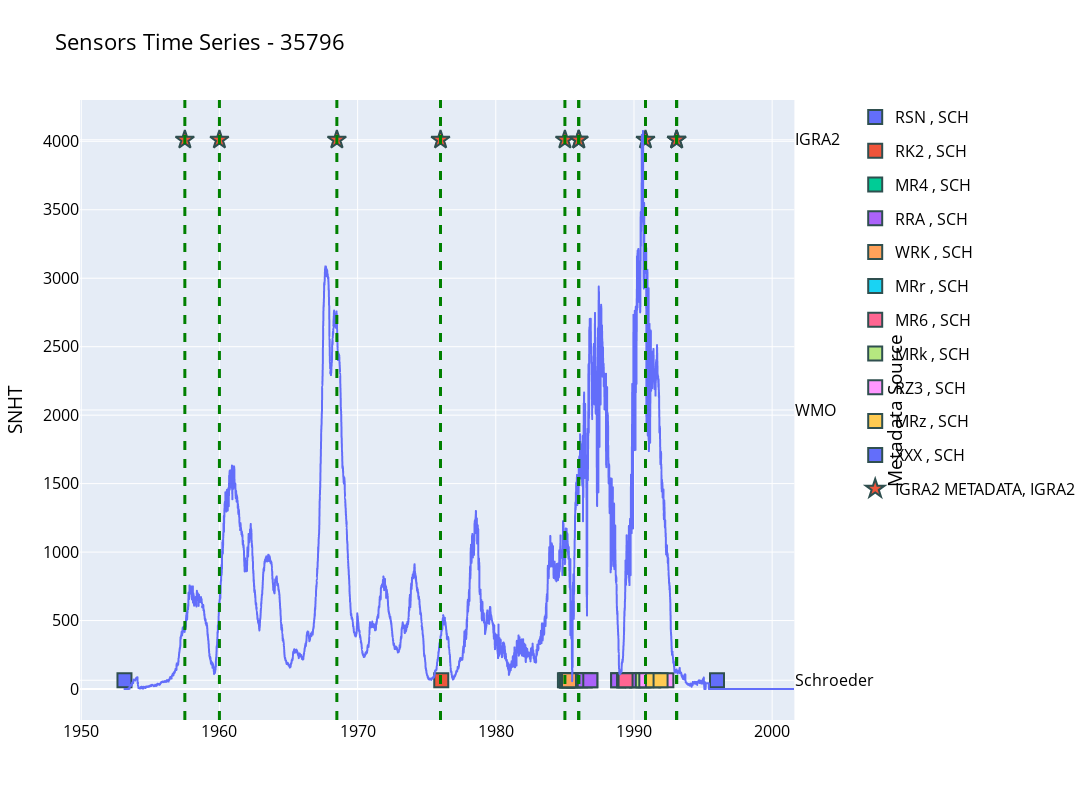

The notebook cell saved with this chart:
### Code cell
s.show()

### Figure 1 — Plotly figure (JSON) as saved in the notebook; plotly's stock layout.template omitted (floating-point values rounded to 4 significant figures; data arrays with more than 128 entries replaced by an {"elided": "..."} marker saying what was removed)
{"data": [{"hovertemplate": "time=%{x}<br>snht=%{y}<extra></extra>", "legendgroup": "", "line": {"dash": "solid"}, "mode": "lines", "name": "", "showlegend": false, "type": "scattergl", "x": {"elided": "14529 str values"}, "xaxis": "x", "y": {"elided": "14529 float values"}, "yaxis": "y"}, {"customdata": [["  RSN USSR RZ-049 radiosonde, nontrackable transmitter {<= 1951}^ (I=S2) also known as RS-049, R-049, or Molchanov RS-049 (written P3-049 in Cyrillic),"]], "hovertemplate": "<b>%{hovertext}</b><br><br>sensor_id=RSN <br>source=SCH<br>date_time=%{x}<br>value=%{y}<br>comment=%{customdata[0]}<extra></extra>", "hovertext": ["RSN "], "legendgroup": "RSN , SCH", "line": {"color": "#636efa"}, "marker": {"color": "#636efa", "line": {"color": "DarkSlateGrey", "width": 2}, "size": 14, "symbol": "square"}, "mode": "markers", "name": "RSN , SCH", "orientation": "v", "showlegend": true, "type": "scatter", "x": ["1953-02-16T03:00:00"], "xaxis": "x", "y": [1], "yaxis": "y2"}, {"customdata": [["  RK2 USSR RKZ-2 radiosonde {1967}^ (W2=20, T=304) <F=V1780PB,P=B,T=TR,U=G>"], ["  RK2 USSR RKZ-2 radiosonde {1967}^ (W2=20, T=304) <F=V1780PB,P=B,T=TR,U=G>"], ["  RK2 USSR RKZ-2 radiosonde {1967}^ (W2=20, T=304) <F=V1780PB,P=B,T=TR,U=G>"], ["  RK2 USSR RKZ-2 radiosonde {1967}^ (W2=20, T=304) <F=V1780PB,P=B,T=TR,U=G>"], ["  RK2 USSR RKZ-2 radiosonde {1967}^ (W2=20, T=304) <F=V1780PB,P=B,T=TR,U=G>"], ["  RK2 USSR RKZ-2 radiosonde {1967}^ (W2=20, T=304) <F=V1780PB,P=B,T=TR,U=G>"], ["  RK2 USSR RKZ-2 radiosonde {1967}^ (W2=20, T=304) <F=V1780PB,P=B,T=TR,U=G>"], ["  RK2 USSR RKZ-2 radiosonde {1967}^ (W2=20, T=304) <F=V1780PB,P=B,T=TR,U=G>"], ["  RK2 USSR RKZ-2 radiosonde {1967}^ (W2=20, T=304) <F=V1780PB,P=B,T=TR,U=G>"], ["  RK2 USSR RKZ-2 radiosonde {1967}^ (W2=20, T=304) <F=V1780PB,P=B,T=TR,U=G>"], ["  RK2 USSR RKZ-2 radiosonde {1967}^ (W2=20, T=304) <F=V1780PB,P=B,T=TR,U=G>"], ["  RK2 USSR RKZ-2 radiosonde {1967}^ (W2=20, T=304) <F=V1780PB,P=B,T=TR,U=G>"], ["  RK2 USSR RKZ-2 radiosonde {1967}^ (W2=20, T=304) <F=V1780PB,P=B,T=TR,U=G>"]], "hovertemplate": "<b>%{hovertext}</b><br><br>sensor_id=RK2 <br>source=SCH<br>date_time=%{x}<br>value=%{y}<br>comment=%{customdata[0]}<extra></extra>", "hovertext": ["RK2 ", "RK2 ", "RK2 ", "RK2 ", "RK2 ", "RK2 ", "RK2 ", "RK2 ", "RK2 ", "RK2 ", "RK2 ", "RK2 ", "RK2 "], "legendgroup": "RK2 , SCH", "line": {"color": "#EF553B"}, "marker": {"color": "#EF553B", "line": {"color": "DarkSlateGrey", "width": 2}, "size": 14, "symbol": "square"}, "mode": "markers", "name": "RK2 , SCH", "orientation": "v", "showlegend": true, "type": "scatter", "x": ["1976-01-20T12:00:00", "1985-02-06T18:00:00", "1985-03-03T12:00:00", "1985-03-15T12:00:00", "1985-05-17T12:00:00", "1985-09-02T12:00:00", "1986-02-06T06:00:00", "1986-06-09T06:00:00", "1986-11-04T00:00:00", "1988-11-08T12:00:00", "1989-12-06T12:00:00", "1990-03-22T12:00:00", "1990-09-24T00:00:00"], "xaxis": "x", "y": [1, 1, 1, 1, 1, 1, 1, 1, 1, 1, 1, 1, 1], "yaxis": "y2"}, {"customdata": [["  MR4 Mixed Russia RKZ-2 (RK2, DP to or near top) and MARS-2-1 (RRA, DP to T around -40), both using Meteor or Meteorit-1 radar^"], ["  MR4 Mixed Russia RKZ-2 (RK2, DP to or near top) and MARS-2-1 (RRA, DP to T around -40), both using Meteor or Meteorit-1 radar^"], ["  MR4 Mixed Russia RKZ-2 (RK2, DP to or near top) and MARS-2-1 (RRA, DP to T around -40), both using Meteor or Meteorit-1 radar^"]], "hovertemplate": "<b>%{hovertext}</b><br><br>sensor_id=MR4 <br>source=SCH<br>date_time=%{x}<br>value=%{y}<br>comment=%{customdata[0]}<extra></extra>", "hovertext": ["MR4 ", "MR4 ", "MR4 "], "legendgroup": "MR4 , SCH", "line": {"color": "#00cc96"}, "marker": {"color": "#00cc96", "line": {"color": "DarkSlateGrey", "width": 2}, "size": 14, "symbol": "square"}, "mode": "markers", "name": "MR4 , SCH", "orientation": "v", "showlegend": true, "type": "scatter", "x": ["1985-01-01T06:00:00", "1985-02-20T18:00:00", "1985-09-23T06:00:00"], "xaxis": "x", "y": [1, 1, 1], "yaxis": "y2"}, {"customdata": [["  RRA USSR MARS-2-1 radiosonde {1983} 31313=72803^ (W3=28, T=224, 31313=72803) used with Meteor and Meteorit-1 radar <F=T1780PL,P=0,T=TR,U=G,W=Ta>"], ["  RRA USSR MARS-2-1 radiosonde {1983} 31313=72803^ (W3=28, T=224, 31313=72803) used with Meteor and Meteorit-1 radar <F=T1780PL,P=0,T=TR,U=G,W=Ta>"], ["  RRA USSR MARS-2-1 radiosonde {1983} 31313=72803^ (W3=28, T=224, 31313=72803) used with Meteor and Meteorit-1 radar <F=T1780PL,P=0,T=TR,U=G,W=Ta>"], ["  RRA USSR MARS-2-1 radiosonde {1983} 31313=72803^ (W3=28, T=224, 31313=72803) used with Meteor and Meteorit-1 radar <F=T1780PL,P=0,T=TR,U=G,W=Ta>"], ["  RRA USSR MARS-2-1 radiosonde {1983} 31313=72803^ (W3=28, T=224, 31313=72803) used with Meteor and Meteorit-1 radar <F=T1780PL,P=0,T=TR,U=G,W=Ta>"], ["  RRA USSR MARS-2-1 radiosonde {1983} 31313=72803^ (W3=28, T=224, 31313=72803) used with Meteor and Meteorit-1 radar <F=T1780PL,P=0,T=TR,U=G,W=Ta>"], ["  RRA USSR MARS-2-1 radiosonde {1983} 31313=72803^ (W3=28, T=224, 31313=72803) used with Meteor and Meteorit-1 radar <F=T1780PL,P=0,T=TR,U=G,W=Ta>"], ["  RRA USSR MARS-2-1 radiosonde {1983} 31313=72803^ (W3=28, T=224, 31313=72803) used with Meteor and Meteorit-1 radar <F=T1780PL,P=0,T=TR,U=G,W=Ta>"]], "hovertemplate": "<b>%{hovertext}</b><br><br>sensor_id=RRA <br>source=SCH<br>date_time=%{x}<br>value=%{y}<br>comment=%{customdata[0]}<extra></extra>", "hovertext": ["RRA ", "RRA ", "RRA ", "RRA ", "RRA ", "RRA ", "RRA ", "RRA "], "legendgroup": "RRA , SCH", "line": {"color": "#ab63fa"}, "marker": {"color": "#ab63fa", "line": {"color": "DarkSlateGrey", "width": 2}, "size": 14, "symbol": "square"}, "mode": "markers", "name": "RRA , SCH", "orientation": "v", "showlegend": true, "type": "scatter", "x": ["1985-02-22T12:00:00", "1985-03-03T18:00:00", "1985-08-17T12:00:00", "1986-06-09T00:00:00", "1986-11-03T00:00:00", "1988-11-08T06:00:00", "1989-04-15T12:00:00", "1990-03-22T00:00:00"], "xaxis": "x", "y": [1, 1, 1, 1, 1, 1, 1, 1], "yaxis": "y2"}, {"customdata": [["  WRK exact type insufficiently documented"]], "hovertemplate": "<b>%{hovertext}</b><br><br>sensor_id=WRK <br>source=SCH<br>date_time=%{x}<br>value=%{y}<br>comment=%{customdata[0]}<extra></extra>", "hovertext": ["WRK "], "legendgroup": "WRK , SCH", "line": {"color": "#FFA15A"}, "marker": {"color": "#FFA15A", "line": {"color": "DarkSlateGrey", "width": 2}, "size": 14, "symbol": "square"}, "mode": "markers", "name": "WRK , SCH", "orientation": "v", "showlegend": true, "type": "scatter", "x": ["1985-04-19T12:00:00"], "xaxis": "x", "y": [1], "yaxis": "y2"}, {"customdata": [["  MRr Mixed Russia MARS no RH (RR1, no RH so sfc DP only) and MARS-2 (RR2, either RRA or RRB, DP to T around -40)^"]], "hovertemplate": "<b>%{hovertext}</b><br><br>sensor_id=MRr <br>source=SCH<br>date_time=%{x}<br>value=%{y}<br>comment=%{customdata[0]}<extra></extra>", "hovertext": ["MRr "], "legendgroup": "MRr , SCH", "line": {"color": "#19d3f3"}, "marker": {"color": "#19d3f3", "line": {"color": "DarkSlateGrey", "width": 2}, "size": 14, "symbol": "square"}, "mode": "markers", "name": "MRr , SCH", "orientation": "v", "showlegend": true, "type": "scatter", "x": ["1989-04-16T06:00:00"], "xaxis": "x", "y": [1], "yaxis": "y2"}, {"customdata": [["  MR6 exact type insufficiently documented"]], "hovertemplate": "<b>%{hovertext}</b><br><br>sensor_id=MR6 <br>source=SCH<br>date_time=%{x}<br>value=%{y}<br>comment=%{customdata[0]}<extra></extra>", "hovertext": ["MR6 "], "legendgroup": "MR6 , SCH", "line": {"color": "#FF6692"}, "marker": {"color": "#FF6692", "line": {"color": "DarkSlateGrey", "width": 2}, "size": 14, "symbol": "square"}, "mode": "markers", "name": "MR6 , SCH", "orientation": "v", "showlegend": true, "type": "scatter", "x": ["1989-05-23T06:00:00"], "xaxis": "x", "y": [1], "yaxis": "y2"}, {"customdata": [["  MRk exact type insufficiently documented"]], "hovertemplate": "<b>%{hovertext}</b><br><br>sensor_id=MRk <br>source=SCH<br>date_time=%{x}<br>value=%{y}<br>comment=%{customdata[0]}<extra></extra>", "hovertext": ["MRk "], "legendgroup": "MRk , SCH", "line": {"color": "#B6E880"}, "marker": {"color": "#B6E880", "line": {"color": "DarkSlateGrey", "width": 2}, "size": 14, "symbol": "square"}, "mode": "markers", "name": "MRk , SCH", "orientation": "v", "showlegend": true, "type": "scatter", "x": ["1990-08-22T12:00:00"], "xaxis": "x", "y": [1], "yaxis": "y2"}, {"customdata": [["  RZ3 Russia/USSR MRZ-3A 1780 MHz radiosonde {1986} 31313=52703 (moist)^ (W3=27, T=233) <F=T1780PL,P=0,T=TR(MMT-1),U=G,W=Ta>"], ["  RZ3 Russia/USSR MRZ-3A 1780 MHz radiosonde {1986} 31313=52703 (moist)^ (W3=27, T=233) <F=T1780PL,P=0,T=TR(MMT-1),U=G,W=Ta>"], ["  RZ3 Russia/USSR MRZ-3A 1780 MHz radiosonde {1986} 31313=52703 (moist)^ (W3=27, T=233) <F=T1780PL,P=0,T=TR(MMT-1),U=G,W=Ta>"]], "hovertemplate": "<b>%{hovertext}</b><br><br>sensor_id=RZ3 <br>source=SCH<br>date_time=%{x}<br>value=%{y}<br>comment=%{customdata[0]}<extra></extra>", "hovertext": ["RZ3 ", "RZ3 ", "RZ3 "], "legendgroup": "RZ3 , SCH", "line": {"color": "#FF97FF"}, "marker": {"color": "#FF97FF", "line": {"color": "DarkSlateGrey", "width": 2}, "size": 14, "symbol": "square"}, "mode": "markers", "name": "RZ3 , SCH", "orientation": "v", "showlegend": true, "type": "scatter", "x": ["1990-11-22T18:00:00", "1991-05-29T00:00:00", "1992-05-05T00:00:00"], "xaxis": "x", "y": [1, 1, 1], "yaxis": "y2"}, {"customdata": [["  MRz Mixed Russia MRZ no RH (RZ1, surface DP only) and MRZ-3A (RZ3, 31313=52703, DP to or near top)^"], ["  MRz Mixed Russia MRZ no RH (RZ1, surface DP only) and MRZ-3A (RZ3, 31313=52703, DP to or near top)^"]], "hovertemplate": "<b>%{hovertext}</b><br><br>sensor_id=MRz <br>source=SCH<br>date_time=%{x}<br>value=%{y}<br>comment=%{customdata[0]}<extra></extra>", "hovertext": ["MRz ", "MRz "], "legendgroup": "MRz , SCH", "line": {"color": "#FECB52"}, "marker": {"color": "#FECB52", "line": {"color": "DarkSlateGrey", "width": 2}, "size": 14, "symbol": "square"}, "mode": "markers", "name": "MRz , SCH", "orientation": "v", "showlegend": true, "type": "scatter", "x": ["1991-05-16T12:00:00", "1991-12-04T12:00:00"], "xaxis": "x", "y": [1, 1], "yaxis": "y2"}, {"customdata": [["  XXX Reject all obs with this station ID in this period^ misidentified or erroneous observations which should be rejected"]], "hovertemplate": "<b>%{hovertext}</b><br><br>sensor_id=XXX <br>source=SCH<br>date_time=%{x}<br>value=%{y}<br>comment=%{customdata[0]}<extra></extra>", "hovertext": ["XXX "], "legendgroup": "XXX , SCH", "line": {"color": "#636efa"}, "marker": {"color": "#636efa", "line": {"color": "DarkSlateGrey", "width": 2}, "size": 14, "symbol": "square"}, "mode": "markers", "name": "XXX , SCH", "orientation": "v", "showlegend": true, "type": "scatter", "x": ["1996-01-05T00:00:00"], "xaxis": "x", "y": [1], "yaxis": "y2"}, {"customdata": [["CHANGE SONDE MODEL , USSR RZ-049 UNSPECIFIED , to , USSR A-22 UNSPECIFIED "], ["USING SONDE MODEL , I1 , USSR RZ-049 UNSPECIFIED "], ["CHANGE SONDE MODEL , USSR A-22 UNSPECIFIED , to , USSR RKZ-2 1780 MHZ "], ["USING SONDE MODEL , I1 , USSR A-22 UNSPECIFIED "], ["CHANGE SONDE MODEL , USSR RKZ-2 1780 MHZ , to , RUSSIA/USSR MARS UNSPECIFIED "], ["USING SONDE MODEL , I1 , RUSSIA/USSR MARS UNSPECIFIED "], ["USING SONDE MODEL , I1 , RUSSIA/USSR MARS UNSPECIFIED "], ["CHANGE SONDE MODEL , RUSSIA/USSR MARS UNSPECIFIED , to , RUSSIA/USSR MRZ UNSPECIFIED "], ["USING SONDE MODEL , I1 , RUSSIA/USSR MRZ UNSPECIFIED "], ["USING SONDE MODEL , I1 , RUSSIA/USSR MRZ UNSPECIFIED "]], "hovertemplate": "<b>%{hovertext}</b><br><br>sensor_id=IGRA2 METADATA<br>source=IGRA2<br>date_time=%{x}<br>value=%{y}<br>comment=%{customdata[0]}<extra></extra>", "hovertext": ["IGRA2 METADATA", "IGRA2 METADATA", "IGRA2 METADATA", "IGRA2 METADATA", "IGRA2 METADATA", "IGRA2 METADATA", "IGRA2 METADATA", "IGRA2 METADATA", "IGRA2 METADATA", "IGRA2 METADATA"], "legendgroup": "IGRA2 METADATA, IGRA2", "line": {"color": "#EF553B"}, "marker": {"color": "#EF553B", "line": {"color": "DarkSlateGrey", "width": 2}, "size": 14, "symbol": "star"}, "mode": "markers", "name": "IGRA2 METADATA, IGRA2", "orientation": "v", "showlegend": true, "type": "scatter", "x": ["1957-07-01T00:00:00", "1960-01-01T00:00:00", "1968-07-01T00:00:00", "1976-01-01T00:00:00", "1985-01-01T00:00:00", "1986-01-01T00:00:00", "1986-01-01T00:00:00", "1990-11-01T00:00:00", "1993-02-01T00:00:00", "1993-02-01T00:00:00"], "xaxis": "x", "y": [3, 3, 3, 3, 3, 3, 3, 3, 3, 3], "yaxis": "y2"}], "layout": {"font": {"color": "black", "size": 16}, "height": 800, "hovermode": "x unified", "shapes": [{"line": {"color": "green", "dash": "dash", "width": 3}, "type": "line", "x0": "1957-07-01T00:00:00", "x1": "1957-07-01T00:00:00", "xref": "x", "y0": 0, "y1": 1, "yref": "y domain"}, {"line": {"color": "green", "dash": "dash", "width": 3}, "type": "line", "x0": "1960-01-01T00:00:00", "x1": "1960-01-01T00:00:00", "xref": "x", "y0": 0, "y1": 1, "yref": "y domain"}, {"line": {"color": "green", "dash": "dash", "width": 3}, "type": "line", "x0": "1968-07-01T00:00:00", "x1": "1968-07-01T00:00:00", "xref": "x", "y0": 0, "y1": 1, "yref": "y domain"}, {"line": {"color": "green", "dash": "dash", "width": 3}, "type": "line", "x0": "1976-01-01T00:00:00", "x1": "1976-01-01T00:00:00", "xref": "x", "y0": 0, "y1": 1, "yref": "y domain"}, {"line": {"color": "green", "dash": "dash", "width": 3}, "type": "line", "x0": "1985-01-01T00:00:00", "x1": "1985-01-01T00:00:00", "xref": "x", "y0": 0, "y1": 1, "yref": "y domain"}, {"line": {"color": "green", "dash": "dash", "width": 3}, "type": "line", "x0": "1986-01-01T00:00:00", "x1": "1986-01-01T00:00:00", "xref": "x", "y0": 0, "y1": 1, "yref": "y domain"}, {"line": {"color": "green", "dash": "dash", "width": 3}, "type": "line", "x0": "1986-01-01T00:00:00", "x1": "1986-01-01T00:00:00", "xref": "x", "y0": 0, "y1": 1, "yref": "y domain"}, {"line": {"color": "green", "dash": "dash", "width": 3}, "type": "line", "x0": "1990-11-01T00:00:00", "x1": "1990-11-01T00:00:00", "xref": "x", "y0": 0, "y1": 1, "yref": "y domain"}, {"line": {"color": "green", "dash": "dash", "width": 3}, "type": "line", "x0": "1993-02-01T00:00:00", "x1": "1993-02-01T00:00:00", "xref": "x", "y0": 0, "y1": 1, "yref": "y domain"}, {"line": {"color": "green", "dash": "dash", "width": 3}, "type": "line", "x0": "1993-02-01T00:00:00", "x1": "1993-02-01T00:00:00", "xref": "x", "y0": 0, "y1": 1, "yref": "y domain"}], "title": {"text": "Sensors Time Series - 35796 "}, "width": 2000, "xaxis": {"anchor": "y", "autorange": true, "domain": [0, 0.94], "range": ["1950-04-08 09:41:40.9206", "2001-08-11"], "title": {"text": ""}, "type": "date"}, "yaxis": {"anchor": "x", "autorange": true, "domain": [0, 1], "range": [-226.4, 4302.0], "tickfont": {"size": 16}, "title": {"text": "SNHT"}, "type": "linear"}, "yaxis2": {"anchor": "x", "autorange": true, "overlaying": "y", "range": [0.8529, 3.147], "side": "right", "ticktext": ["Schroeder", "WMO", "IGRA2"], "tickvals": [1, 2, 3], "title": {"text": "Metadata Source"}, "type": "linear"}}}
